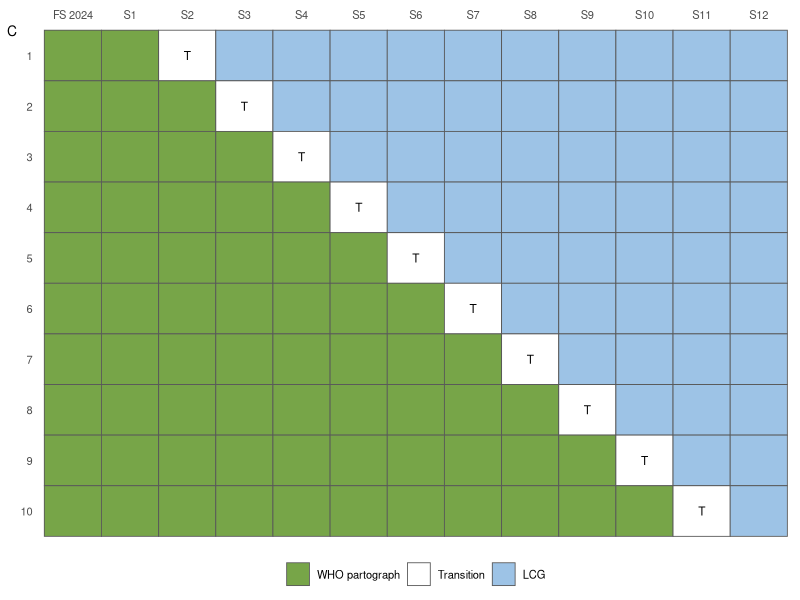

Write R code to recreate this figure.
## ---- chunk 1
#| label: fig-design
#| fig-cap: "**Overview of the study steps and transition periods.** C = Cluster, FS = feasibility study of the electronic version of the LCG. S = steps of 5 weeks (S1-S12 = 60 weeks). Green colour denotes WHO partograph period, white colour denotes transition period for and teaching period, and blue colour denotes LCG period"
#| fig-width: 7.5
#| fig-height: 3.4
# Stepped-wedge schedule as in the protocol Figure 1: cluster c uses the WHO
# partograph in FS 2024 and S1..Sc, is in transition in S(c+1), and uses the
# LCG from S(c+2).
library(ggplot2)
steps <- c("FS 2024", paste0("S", 1:12))
sw <- expand.grid(cluster = 1:10, s = 0:12)
sw$period <- with(sw, ifelse(s <= cluster, "WHO partograph",
                      ifelse(s == cluster + 1, "Transition", "LCG")))
sw$period <- factor(sw$period, c("WHO partograph", "Transition", "LCG"))
sw$step <- factor(sw$s, levels = 0:12, labels = steps)
sw$clus <- factor(sw$cluster, levels = 10:1)
ggplot(sw, aes(step, clus, fill = period)) +
  geom_tile(colour = "grey35", linewidth = 0.3) +
  geom_text(data = subset(sw, period == "Transition"), aes(label = "T"),
            size = 3) +
  scale_fill_manual(values = c("WHO partograph" = "#77A548",
                               "Transition" = "white", "LCG" = "#9DC3E6")) +
  scale_x_discrete(position = "top") +
  labs(x = NULL, y = "C", fill = NULL) +
  theme_minimal(base_size = 10) +
  theme(panel.grid = element_blank(), legend.position = "bottom",
        axis.title.y = element_text(angle = 0, vjust = 1))
